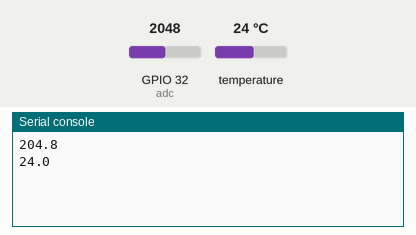
Bench run of a program on a simulated ESP32 board running MicroPython. Parts: the last lines printed to the serial console. The inputs (shaded band) are chosen by the test bench; at power-on: temperature 24 °C, GPIO 32 (adc) = 2048 (analog values on the 0–4095 scale).

Above: at 1.2 s.
1.3 s: temperature set to 12 °C
At 2.5 s:
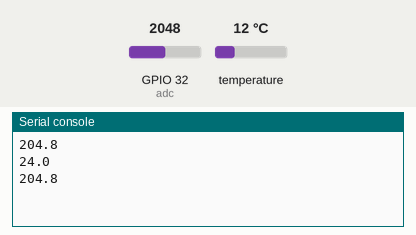
4.0 s: GPIO 32 (adc) set to 2866
At 4.9 s:
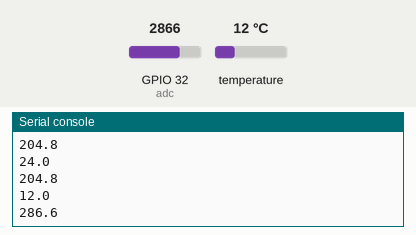
6.7 s: temperature set to 19 °C
At 8.7 s:
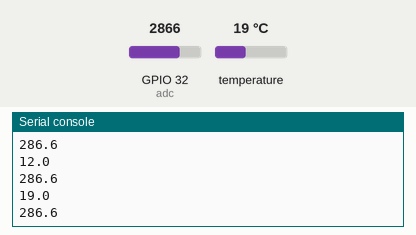
9.4 s: GPIO 32 (adc) set to 3603
At 11.0 s:
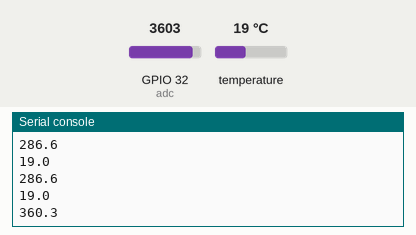
Timing chart, 0 to 12.5 s (numbered marks = the images above; inputs shaded):
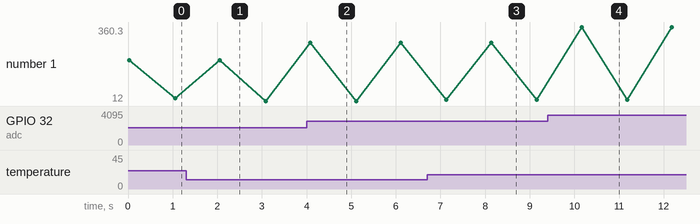

The program:

main.old1.py
```python
from machine import Pin, ADC
from time import sleep
import onewire
import ds18x20
import time

ow = onewire.OneWire(Pin(26))   #Init wire
ow.scan()
ds=ds18x20.DS18X20(ow)
adc = ADC(Pin(32))            #creating potentiometer object
#adc = ADC(0)
adc.atten(ADC.ATTN_11DB)

def temp(value):
    return value/10

def fahrenheit(celsius):
    return (celsius * (9/5)) + 32

while True:
    reading = adc.read()

    celsius_temp = temp(reading)
    print(celsius_temp)
    sleep(1)
    roms=ds.scan()                #scan ds18x20
    ds.convert_temp()             #convert temperature
    for rom in roms:
        print(ds.read_temp(rom))    #display
    time.sleep(1)
    #fahrenheit_temp = fahrenheit(celsius_temp)

    #print("TMP36 reading {}\nDegrees Celsius {}\nDegrees Fahrenheit {}".format(reading, celsius_temp, fahrenheit_temp))
```

Measured:
- after the input at 4.0 s, the serial console: prints a new line after 0.08 s (image 2)
- after the input at 6.7 s, the serial console: prints a new line after 0.43 s (image 3)
- after the input at 9.4 s, the serial console: prints a new line after 0.76 s (image 4)
- plotted number 1: 24 → 12 after the input at 1.3 s, 12 → 286.6 after the input at 4.0 s, 286.6 → 19 after the input at 6.7 s, 19 → 360.3 after the input at 9.4 s
